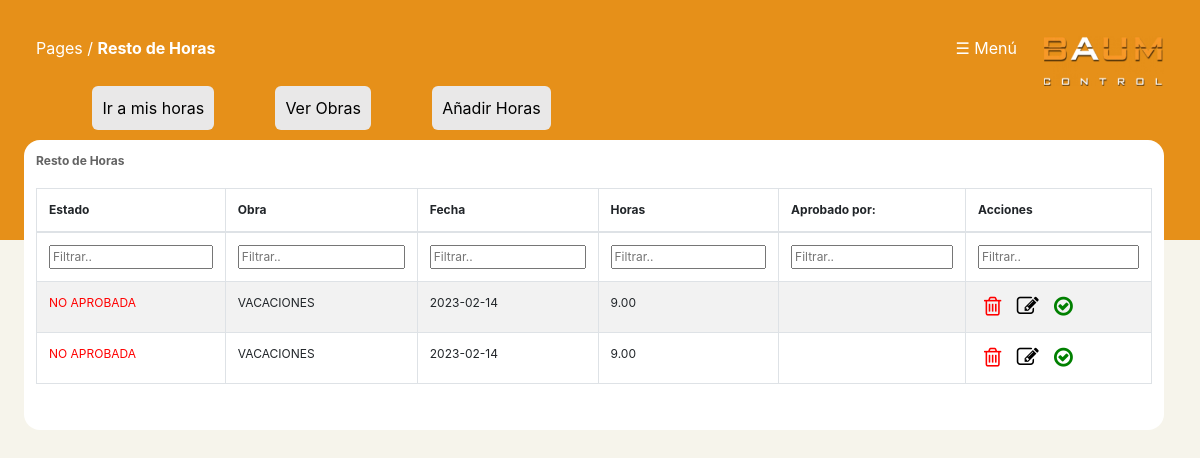
/mis_horas/resto_horas.php (signed in), run on the app's committed database.
### tables this page shows
CREATE TABLE `exception_hours` (
  `id` bigint unsigned NOT NULL AUTO_INCREMENT,
  `hour` double(8,2) NOT NULL,
  `user_id` bigint unsigned NOT NULL,
  `exception_work_id` bigint unsigned NOT NULL,
  `distancia` double(8,2) DEFAULT NULL,
  `status` enum('APROBADA','NO APROBADA') NOT NULL DEFAULT 'NO APROBADA',
  `date` date NOT NULL,
  `date_final` date DEFAULT NULL,
  `when_approve` date DEFAULT NULL,
  `who_approve` varchar(255) DEFAULT NULL,
  `id_who_approve` int DEFAULT NULL,
  `created_at` timestamp NULL DEFAULT NULL,
  `updated_at` timestamp NULL DEFAULT NULL,
  PRIMARY KEY (`id`),
  KEY `exception_hours_user_id_foreign` (`user_id`),
  KEY `exception_hours_exception_work_id_foreign` (`exception_work_id`),
  CONSTRAINT `exception_hours_exception_work_id_foreign` FOREIGN KEY (`exception_work_id`) REFERENCES `exception_works` (`id`),
  CONSTRAINT `exception_hours_user_id_foreign` FOREIGN KEY (`user_id`) REFERENCES `users` (`id`)
);

CREATE TABLE `exception_works` (
  `id` bigint unsigned NOT NULL AUTO_INCREMENT,
  `code` varchar(255) NOT NULL,
  `name` varchar(255) NOT NULL,
  `km_total` double(8,2) DEFAULT NULL,
  `hour_total` double(8,2) DEFAULT NULL,
  `created_at` timestamp NULL DEFAULT NULL,
  `updated_at` timestamp NULL DEFAULT NULL,
  PRIMARY KEY (`id`)
);

### mis_horas/resto_horas.php (the view, shortened to what this page needs)
<?php
include("../include/bbddconexion.php");
$user_id = $_SESSION['id'];
if (!$conn) {
    die("Conexion fallida:" . mysqli_connect_error());
}
else {
    $query = "select users.id, exception_hours.status, exception_works.code, exception_works.name as 'nombre_obra', exception_hours.date, exception_hours.hour, exception_hours.id, exception_hours.who_approve from exception_hours, users, exception_works where users.id=exception_hours.user_id and exception_hours.exception_work_id=exception_works.id and users.id=$user_id order by exception_hours.id desc;";
    $consulta = mysqli_query($conn, $query) or die("Fallo en la consulta");
    $num_filas = mysqli_num_rows($consulta);
    if ($consulta) {
        echo '
            <!DOCTYPE html>
<html lang="es">
<head>
<meta content="initial-scale=1,
maximum-scale=1, user-scalable=0"
name="viewport" />
<meta name="viewport"
content="width=device-width" />
    <title>BaumControl</title>
        <link rel="shortcut icon" href="../img/favicon.png">
    <link rel="stylesheet" href="../css/nav-bar.css">';
    include("../include/tabla.php");
    include("../include/tabla2.php");
    include("../include/menu.php");
echo '</head>
<body>
<div class="fondo_naranja">
<div class="nav-bar">
    <span>Pages / <b>Resto de Horas</b></span>
    ';
    include("../template/menu.php");
    echo ' <br><br>
    <div class="medio">
            <nav class="medio_ajuste">
                <a class="item_a" href="./horas_propias.php">
                    <div class="items">
                        <span class="item_span"> Ir a mis horas</span>
                    </div>
                </a>
                <a class="item_a" href="../exception_works/exception_works.php">
                    <div class="items ">
                        <span class="item_span"> Ver Obras </span>
                    </div>
                </a>
                <a class="item_a" href="./add_exception_horas.php">
                    <div class="items ">
                        <span class="item_span"> Añadir Horas </span>
                    </div>
                </a>
            </nav>
        </div><br>
</div>
<div class="tabla_estilo">
    <span> Resto de Horas</span><br><br>
        <table class="records_list table table-striped table-bordered table-hover" id="mydatatable">
                    <thead>
                        <tr>
                            <th>Estado</th>
                            <th>Obra</th>
                            <th>Fecha</th>
                            <th>Horas</th>
                            <th>Aprobado por:</th>
                            <th>Acciones</th>
                        </tr>
                    </thead>
                    <tfoot>
                <tr>
                    <th>Filter..</th>
                    <th>Filter..</th>
                    <th>Filter..</th>
                    <th>Filter..</th>
                    <th>Filter..</th>
                    <th>Filter..</th>
                </tr>
            </tfoot>
                    <tbody>';
                        for ($i = 0; $i < $num_filas; $i++) {
                            $resultado = mysqli_fetch_array($consulta);
                            print "<tr><td class='" . $resultado['status'] . "'>" . $resultado['status'] . " </td><td> " . $resultado['nombre_obra'] . "</td><td> " . $resultado['date'] . "</td><td>" . $resultado['hour'] . "</td><td>" . $resultado['who_approve'] . "</td><input type='hidden' name='hours_id' value='" . $resultado['id'] . "' ></td>
                            <td>
                            <form action='exception_horas_conf.php' method='GET'>
                            <button class='no_boton2' name='delete' onclick='return confirmDelete()' title='Borrar' >
                            <i class='fa fa-trash-o' style='font-size:22px;color:red'></i>
                            </button>
                            <button name='edit' class='no_boton2' title='Editar'>
                            <i class='fa fa-edit' style='font-size:22px;color:black'></i>
                            </button>
                            <button name='confirm' class='no_boton2'>
                            <i class='fa fa-check-circle-o' style='font-size:22px;color:green' title='Aprobar'></i>
                            </button>
                            <input type='hidden' name='id' value='".$resultado['id']."'> </form>
                </td></tr>";
                        }
                        echo '
                    </tbody>
                </table><br>
            </div>
        </div>
        <script>
        /* Initialization of datatables */
        $(document).ready(function () {
            $("table.display").DataTable();
        });
    </script>
    </body>
</html>
        ';
    } else {
        echo "<script language='javascript'>
            alert('¡¡ Error al añadir las horas!!');
            window.location.replace('./horas.php');
            </script>";
    }
}

### css/nav-bar.css (style rules this page uses)
* { margin: 0; }
.nav-bar { color: white; padding: 3%; }
.medio { width: 100%; }
.medio_ajuste { width: 90%; margin-left: 5%; margin-right: 5%; }
.items { width:auto; float: left; background-color: rgb(233, 232, 232); margin-right: 6%; border-radius: 6px; padding: 1%; margin-bottom: 1%; cursor: pointer; }
.item_a { text-decoration: none; color: black; }
.APROBADA { color: green; }
.NO { color: red; }

### css/tabla.css (style rules this page uses)
.tabla_estilo { width: 95%; margin-left: 2%; margin-top: -1%; border-radius: 5px; padding: 1%; border-radius: 1rem; overflow-x:scroll; max-height: 80vh; background-color: white; font-size: 9pt; display: table; }
.fondo_naranja { background-color: #e69019; max-height:30vh; }
* { margin: 0; }
body { background-color: #dfdada; }
.tabla_estilo span { font-weight: 700; color: #636363; }
a { text-decoration: none; }

### css/menu.css (style rules this page uses)
.items { width: auto; float: left; background-color: rgb(233, 232, 232); margin-right: 6%; border-radius: 6px; padding: 1%; }
.item_a { text-decoration: none; color: black; }
.no_boton2 { background-color: unset; border: none; cursor: pointer; }

### include/tabla2.php (style rules this page uses)
#mydatatable tfoot { display: table-header-group !important; }

### data on the page
exception_hours: status "NO APROBADA", exception_work.name "VACACIONES", date "2023-02-14", hour "9.00"
exception_hours: status "NO APROBADA", exception_work.name "VACACIONES", date "2023-02-14", hour "9.00"
